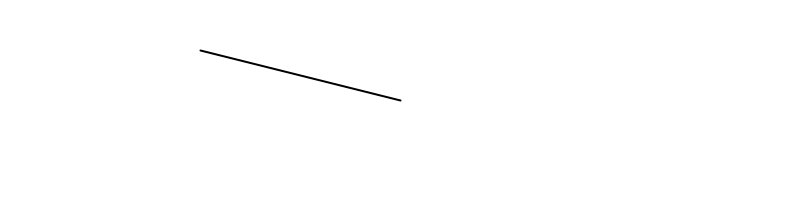
Frame 1 (no input)
Frame 60 (the mouse pressed at the canvas centre just before this capture): identical to frame 1, image omitted
Frame 120 (the mouse held since frame 60 and released just before this capture): blank canvas, image omitted

The Processing sketch that drew this single still picture (run headless with seeded random() and noise(); from frame 60 on, the mouse is pressed at the canvas centre):

// Processing sketch: NOC_1_4_vector_multiplication
// ── NOC_1_4_vector_multiplication.pde
// The Nature of Code
// Daniel Shiffman
// http://natureofcode.com

// Example 1-4: Vector multiplication

void setup() {
  size(800,200);
  smooth();
}

void draw() {
  background(255);
  
  PVector mouse = new PVector(mouseX,mouseY);
  PVector center = new PVector(width/2,height/2);
  mouse.sub(center);
  
  // Multiplying a vector!  The vector is now half its original size (multiplied by 0.5).
  mouse.mult(0.5);  
  
  translate(width/2,height/2);
  strokeWeight(2);
  stroke(0);
  line(0,0,mouse.x,mouse.y);
}
